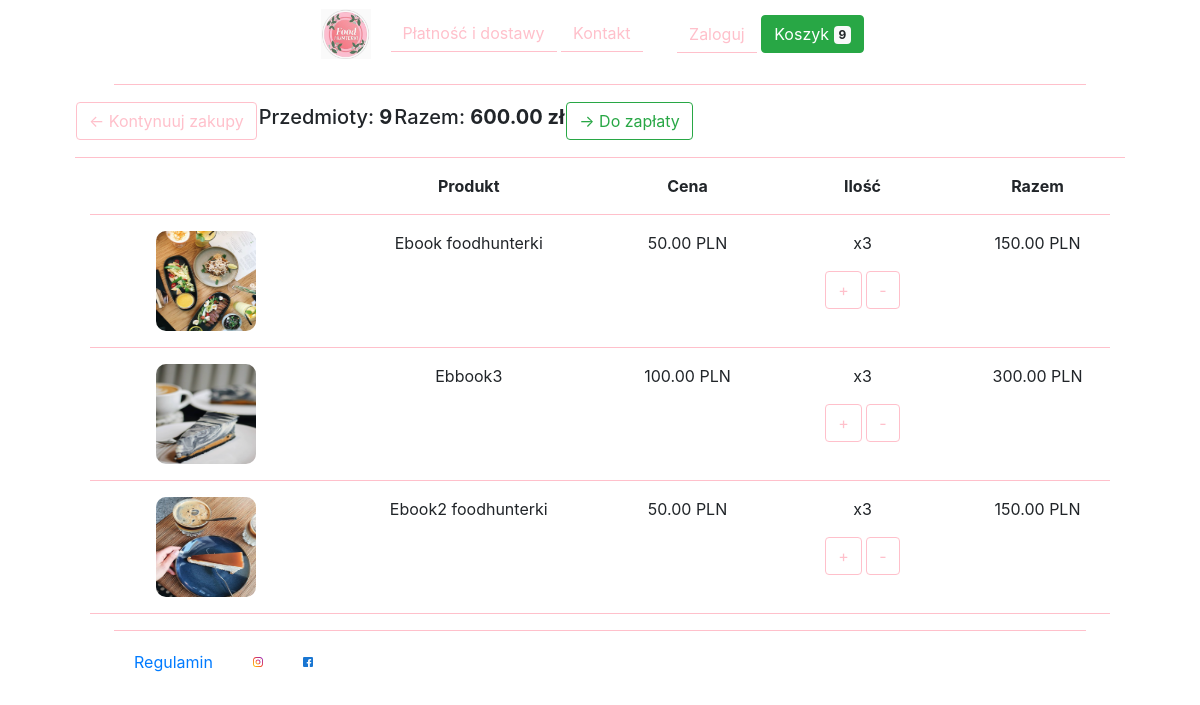
The page /cart/ (signed in) on the database as committed earlier.
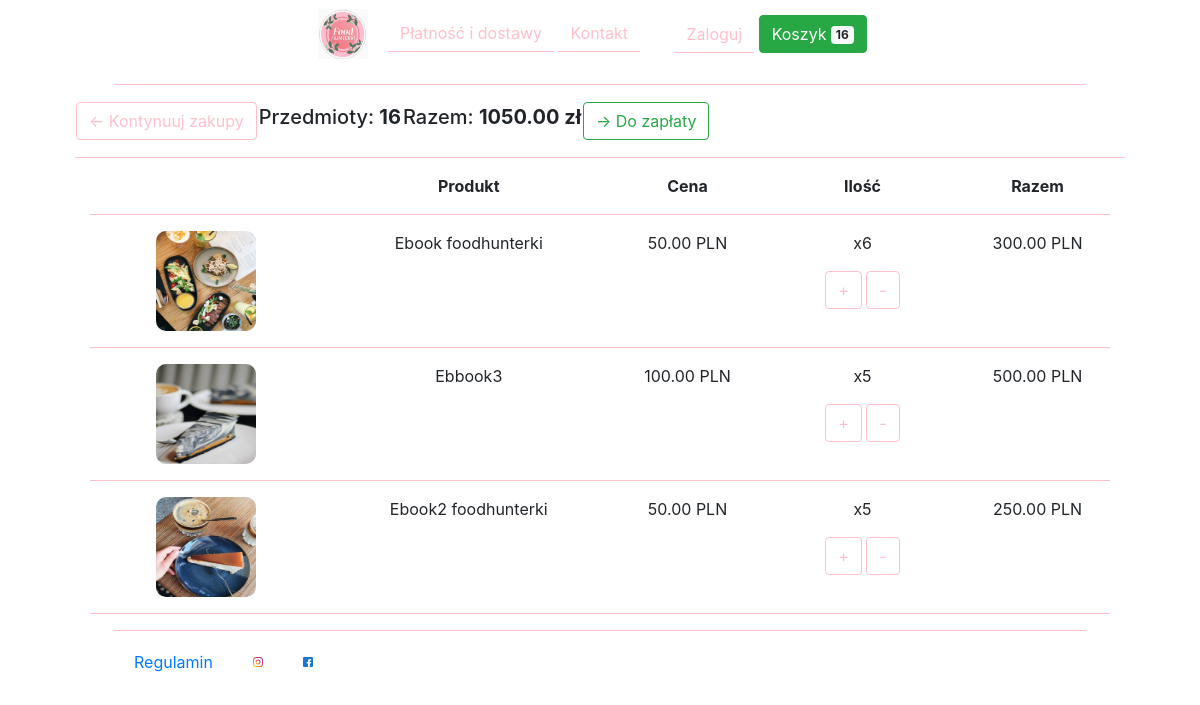
The same page on the database as committed later.
### fhstore/models.py (models this page shows, shortened)
class Order(models.Model):
    ORDER_STATUS = (
        ('Opłacone', 'Opłacone'),
        ('Do wysyłki', 'Do wysyłki'),
        ('Dostarczone', 'Dostarczone'),
    )
    customer = models.ForeignKey(Customer, on_delete=models.SET_NULL, null=True, blank=True)
    date_ordered = models.DateTimeField(auto_now_add=True)
    complete = models.BooleanField(default=False)
    transaction_id = models.CharField(max_length=100, null=True)
    status = models.CharField(max_length=100, null=True, choices=ORDER_STATUS)
    @property
    def get_cart_total(self):
        orderitems = self.orderitem_set.all()
        total = sum([item.get_total for item in orderitems])
        return total
    @property
    def get_cart_items(self):
        orderitems = self.orderitem_set.all()
        total = sum([item.quantity for item in orderitems])
        return total

class OrderItem(models.Model):
    product = models.ForeignKey(Product, on_delete=models.SET_NULL, null=True)
    order = models.ForeignKey(Order, on_delete=models.SET_NULL, null=True, blank=True)
    quantity = models.IntegerField(default=0, null=True, blank=True)
    date_added = models.DateTimeField(auto_now_add=True)
    @property
    def get_total(self):
        total = self.product.price * self.quantity
        return total

class Product(models.Model):
    name = models.CharField(max_length=200)
    price = models.DecimalField(max_digits=7, decimal_places=2)
    digital = models.BooleanField(default=False, null=True, blank=True)
    image = models.ImageField(null=True, blank=True)
    @property
    def imageURL(self):
        try:
            url = self.image.url
        except:
            url = ''
        return url

### fhstore/views.py (the view)
# urls.py: path('cart/', views.cart, name='cart'),
def cart(request):
    data = cartData(request)
    cartItems = data['cartItems']
    order = data['order']
    items = data['items']
    context = {'items':items, 'order':order, 'cartItems':cartItems}
    return render(request, 'fhstore/cart.html', context)

### fhstore/utils.py (called while the page is built)
def cartData(request):
    if request.user.is_authenticated:
        customer = request.user.customer
        order, created = Order.objects.get_or_create(customer=customer, complete=False)
        items = order.orderitem_set.all()
        cartItems = order.get_cart_items
    else:
        cookieData = cookieCart(request)
        cartItems = cookieData['cartItems']
        order = cookieData['order']
        items = cookieData['items']
    return {'cartItems':cartItems, 'order':order, 'items':items}

### fhstore/templates/fhstore/cart.html (shortened to what this page needs)
{% extends 'fhstore/base.html' %}
{% load static %}
{% block content %}
    <div>
            <table>
            <div class="row row-cols-4">
            <div class="container">
                <th><a class="btn btn-outline-light" href="{% url 'store' %}">&#x2190; Kontynuuj zakupy</a></th>
                <th><h5>Przedmioty: <strong>{{order.get_cart_items}}</strong></h5></th>
                <th><h5>Razem: <strong>{{order.get_cart_total|floatformat:2}} zł</strong></h5></th>
                <th><a class="btn btn-outline-success" href="{% url 'checkout' %}">&#x2192; Do zapłaty</a></th>
            </div>
            </div>
            </table>
            <hr class="horizontal-line">
            <div class="container">
				<div class="row row-cols-4">
					<div style="flex:2"></div>
					<div style="flex:2"><strong>Produkt</strong></div>
					<div style="flex:1"><strong>Cena</strong></div>
					<div style="flex:1"><strong>Ilość</strong></div>
					<div style="flex:1"><strong>Razem</strong></div>
				</div>
                <hr class="horizontal-line">
                {% for item in items %}
                <div class="row row-cols-4">
                    <div style="flex:2"><img class="thumbnail-checkout" src="{{item.product.imageURL}}"></div>
                    <div style="flex:2">{{item.product.name}}</div>
                    <div style="flex:1"><p>{{item.product.price|floatformat:2}} PLN</p></div>
                    <div style="flex:1">
                        <p class="quantity">x{{item.quantity}}</p>
                        <div class="quantity">
                            <button data-product={{item.product.id}} data-action="add" class="btn btn-outline-light add-btn update-cart">+</button>
                            <button data-product={{item.product.id}} data-action="remove" class="btn btn-outline-light add-btn update-cart">-</button>
                        </div>
                    </div>
                    <div style="flex:1">{{item.get_total|floatformat:2}} PLN</div>
                </div>
                <hr class="horizontal-line">
                {% endfor %}
            </div>
        </div>
{% endblock content %}

Rows that differ between the two databases and show on the page:
changed through a linked row, Order: get_cart_items "9" → "16"; get_cart_total "600.00" → "1050.00"
changed OrderItem "Ebook foodhunterki": quantity "3" → "6"; get_total "150.00" → "300.00"
changed OrderItem "Ebbook3": quantity "3" → "5"; get_total "300.00" → "500.00"
changed OrderItem "Ebook2 foodhunterki": quantity "3" → "5"; get_total "150.00" → "250.00"
Other text that changed with them:
{{ cartItems }}: "9" → "16"
